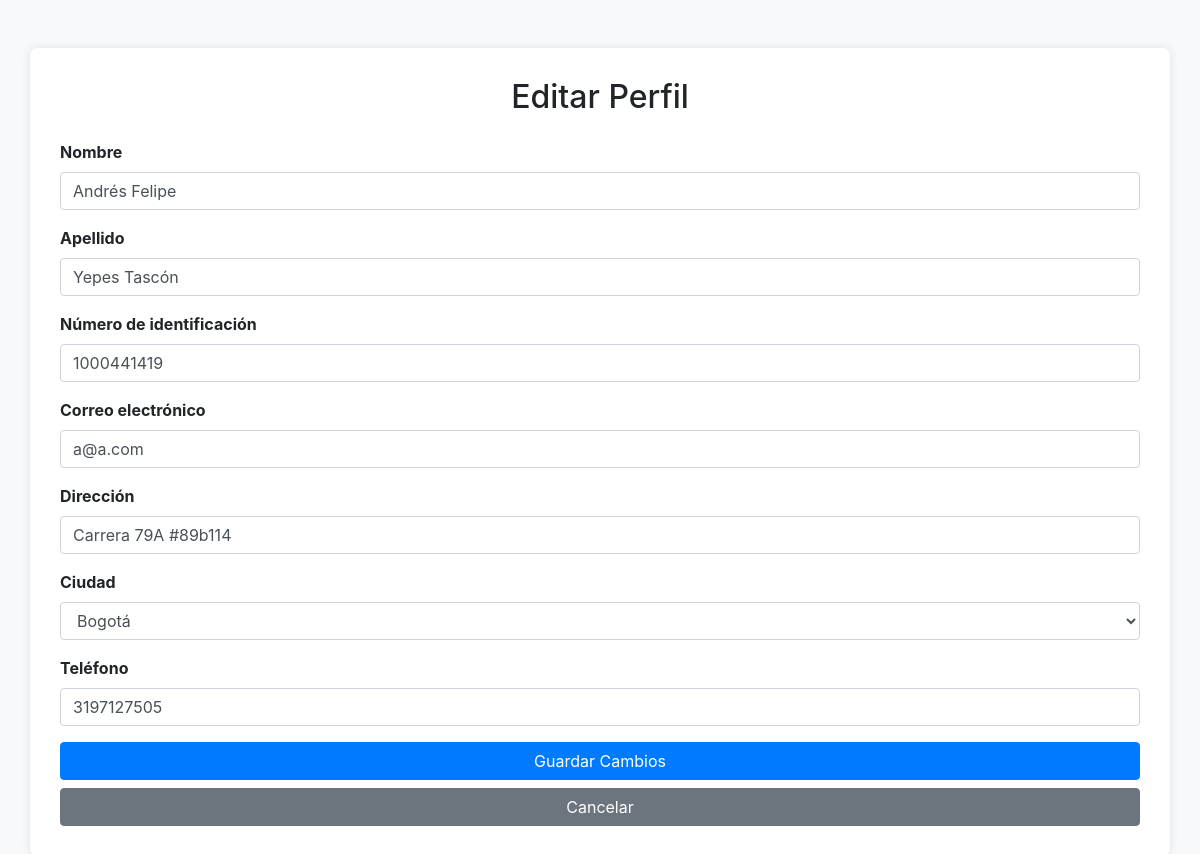
The page /editar_perfil (signed in) on the database as committed earlier.
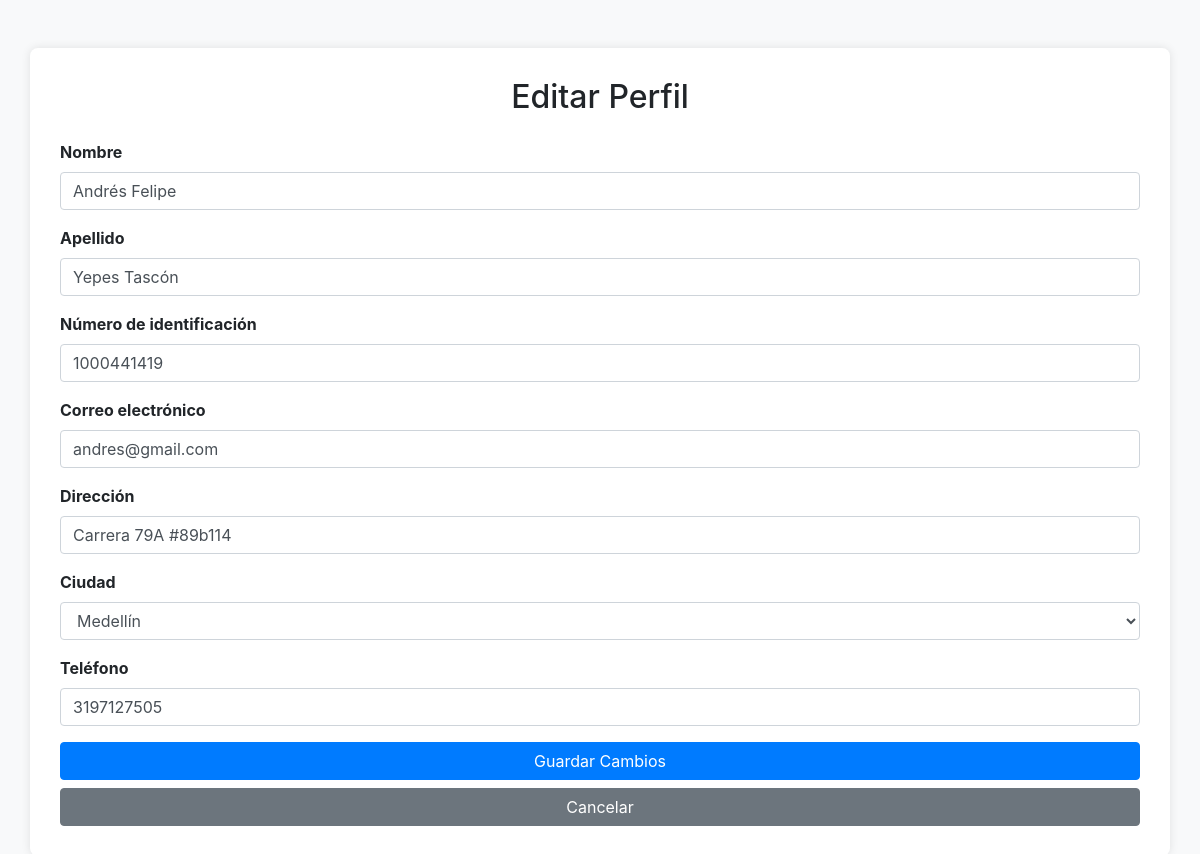
The same page on the database as committed later.
### tables this page shows
CREATE TABLE Usuarios (
    ID_usuario INTEGER PRIMARY KEY,
    Nombre TEXT NOT NULL,
    Apellido TEXT NOT NULL,
    Correo TEXT NOT NULL UNIQUE,
    Contrasena TEXT NOT NULL,
    ID_estado_usuario INTEGER,
    ID_tipo_usuario INTEGER,
    Identificacion TEXT NOT NULL UNIQUE,
    ID_ciudad INTEGER,
    Direccion TEXT,
    Telefono TEXT,
    FotoPerfil BLOB,
    FotoCedula BLOB,
    Fecha_creacion DATETIME DEFAULT CURRENT_TIMESTAMP,
    Fecha_actualizacion DATETIME DEFAULT CURRENT_TIMESTAMP,
    FOREIGN KEY (ID_estado_usuario) REFERENCES Estados_Usuarios(ID_estado_usuario),
    FOREIGN KEY (ID_tipo_usuario) REFERENCES Tipos_Usuarios(ID_tipo_usuario),
    FOREIGN KEY (ID_ciudad) REFERENCES Ciudades(ID_ciudad)
);

### app.py (the view)
@app.route('/editar_perfil', methods=['GET'])
@login_requerido
def editar_perfil():
    conn = get_db_connection()
    ciudades = conn.execute('SELECT ID_ciudad, Nombre FROM Ciudades').fetchall()
    conn.close()
    conn = get_db_connection()
    usuario = conn.execute('''
        SELECT U.*, C.Nombre AS Ciudad
        FROM Usuarios U
        LEFT JOIN Ciudades C ON U.ID_ciudad = C.ID_ciudad
        WHERE U.ID_usuario = ?
    ''', (session['user_id'],)).fetchone()
    conn.close()
    return render_template('editar_perfil.html', usuario=usuario, ciudades=ciudades)

### app.py (called while the page is built)
def get_db_connection():
    conn = sqlite3.connect('TaskLink.db')
    conn.row_factory = sqlite3.Row
    return conn

def login_requerido(f):
    @wraps(f)
    def decorador(*args, **kwargs):
        if 'user_id' not in session:
            return redirect(url_for('login'))
        return f(*args, **kwargs)
    return decorador

### templates/editar_perfil.html (shortened to what this page needs)
<!DOCTYPE html>
<html lang="es">
<head>
    <link href="https://maxcdn.bootstrapcdn.com/bootstrap/4.5.2/css/bootstrap.min.css" rel="stylesheet" />
    <link rel="stylesheet" href="/static/css/styles.css" />
</head>
<body>
    <div class="container mt-5">
        <h2 class="text-center">Editar Perfil</h2>
        <form id="editProfileForm" action="/actualizar-perfil" method="POST" enctype="multipart/form-data" class="mt-4">
            <div class="form-group">
                <label for="nombre">Nombre</label>
                <input type="text" class="form-control" id="nombre" name="nombre" value="{{ usuario['Nombre'] }}"
                    required />
            </div>
            <div class="form-group">
                <label for="apellido">Apellido</label>
                <input type="text" class="form-control" id="apellido" name="apellido" value="{{ usuario['Apellido'] }}"
                    required />
            </div>
            <div class="form-group">
                <label for="identificacion">Número de identificación</label>
                <input type="text" class="form-control" id="identificacion" name="identificacion"
                    value="{{ usuario['Identificacion'] }}" required />
            </div>
            <div class="form-group">
                <label for="correo">Correo electrónico</label>
                <input type="email" class="form-control" id="correo" name="correo" value="{{ usuario['Correo'] }}"
                    required />
            </div>
            <div class="form-group">
                <label for="direccion">Dirección</label>
                <input type="text" class="form-control" id="direccion" name="direccion"
                    value="{{ usuario['Direccion'] }}" />
            </div>
            <div class="form-group">
                <label for="ciudad">Ciudad</label>
                {% if ciudades %}
                <select class="form-control" id="ciudad" name="ciudad" required>
                    {% for ciudad in ciudades %}
                    <option value="{{ ciudad['ID_ciudad'] }}" {% if ciudad['Nombre']==usuario['Ciudad'] %} selected {%
                        endif %}>
                        {{ ciudad['Nombre'] }}
                    </option>
                    {% endfor %}
                </select>
                {% else %}
                <select class="form-control" id="ciudad" disabled>
                    <option>No hay ciudades disponibles</option>
                </select>
                {% endif %}
            </div>
            <div class="form-group">
                <label for="telefono">Teléfono</label>
                <input type="text" class="form-control" id="telefono" name="telefono"
                    value="{{ usuario['Telefono'] }}" />
            </div>
            <button type="submit" class="btn btn-primary btn-block mt-3">Guardar Cambios</button>
            <a href="/profile" class="btn btn-secondary btn-block mt-2">Cancelar</a>
        </form>
    </div>
</body>
</html>

### static/css/styles.css (style rules this page uses)
body { background-color: #f8f9fa; }
.container { background-color: white; border-radius: 8px; box-shadow: 0 0 10px rgba(0, 0, 0, 0.1); padding: 30px; margin-top: 50px; }
.form-group label { font-weight: bold; }
.form-control::placeholder { color: #aaa; }

Rows that differ between the two databases and show on the page:
changed Usuarios "Andrés Felipe": correo "a@a.com" → "andres@gmail.com"
Other text that changed with them:
form field ciudad: "Bogotá" → "Medellín"
